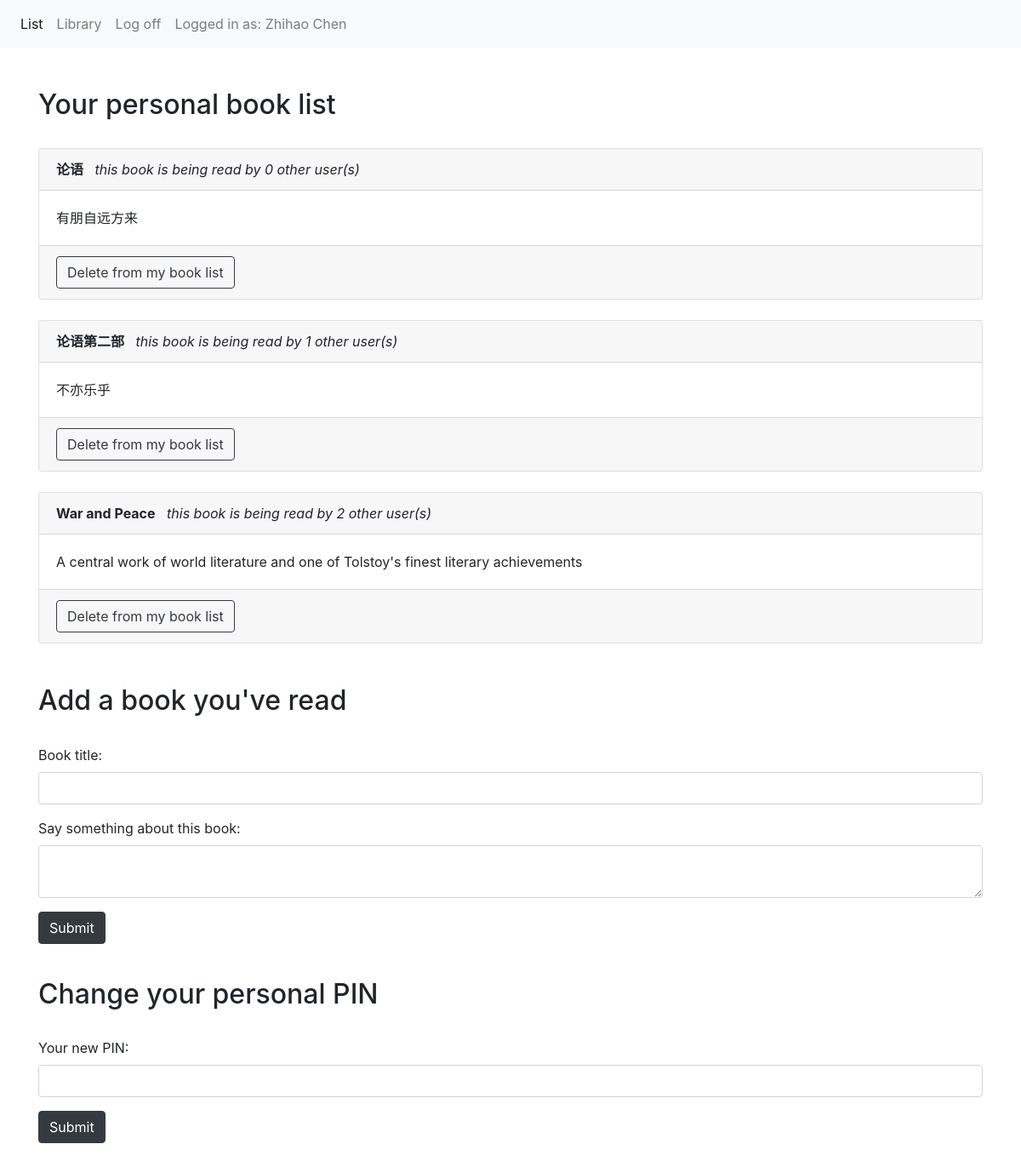
The page /list (signed in) on the database its author committed.
### app/models.py (models this page shows, shortened)
class Reader (db.Model):
    id = db.Column(db.Integer, primary_key=True) #id is not presented to the user, but is used to identify tasks at the backend
    name = db.Column(db.String(250), index=True,unique=True)
    password = db.Column(db.String(250),index=True)
    book = db.relationship('Book',secondary=readship)

class Book (db.Model):
    id = db.Column(db.Integer,primary_key=True)
    title = db.Column(db.String(250), index=True,unique=True)
    description = db.Column(db.String(5000), index=True)
    reader = db.relationship('Reader',secondary=readship)

### app/views.py (the view, shortened to what this page needs)
@app.route('/list',methods=['GET','POST'])
def list():
    book_form = BookForm()
    password_form = ReaderForm()
    rdr = Reader.query.filter_by(name=session['active_user']).first()
    books = rdr.book
    app.logger.info('entered personal list')
    return render_template('list.html',title="Personal book list",books=books,book_form=book_form,password_form=password_form)

### app/forms.py
class BookForm(Form):
    title = StringField('name', validators=[DataRequired()])
    description = TextAreaField('password', validators=[DataRequired()])

class ReaderForm(Form):
    name = StringField('name', validators=[DataRequired()])
    password = PasswordField('password', validators=[DataRequired()])

### app/templates/list.html (shortened to what this page needs)
{% extends "base.html" %}
{% block content %}
<nav class="navbar navbar-expand-sm bg-light navbar-light">
  <ul class="navbar-nav">
    <li class="nav-item">
      <a class="nav-link active" href="/list">List</a>
    </li>
    <li class="nav-item">
      <a class="nav-link" href="/library">Library</a>
    </li>
    <li class="nav-item">
      <a class="nav-link" href="/logout">Log off</a>
    </li>
    <li class="nav-item">
      <a class="nav-link">Logged in as: {{session['active_user']}}</a>
    </li>
  </ul>
</nav>
<br><br>
<div class="container">
  {% if books %}
  <h2>Your personal book list</h2><br>
  {% else %}
  <h2>Oops.. why not add some books from the library?</h2><br>
  {% endif %}
{% for book in books %}
  <div class="card">
    <div class="card-header"><b>{{book.title}}</b>    <i>   &nbsp  this book is being read by {{book.reader|length - 1}} other user(s)</i></div>
    <div class="card-body">{{book.description}}</div>
    <div class="card-footer">
      <a href="/unfinish/{{book.id}}" class="btn btn-outline-dark" role="button">Delete from my book list</a>
    </div>
  </div><br>
{% endfor %}
<br><h2>Add a book you've read</h2><br>
<form action="" method="post" name="create">
  <div class="form-group">
    <label for="title">Book title:</label><br>
    {{ book_form.title(class="form-control")}}
  </div>
  <div class="form-group">
    <label for="pwd">Say something about this book:</label><br>
    {{ book_form.description(class="form-control")}}
  </div>
  <p><input type="submit" class="btn btn-dark" value="Submit"></p>
</form>
</div>
<div class="container">
<br><h2>Change your personal PIN</h2><br>
<form action="" method="post" name="create">
  <div class="form-group">
    <label for="pwd">Your new PIN:</label><br>
    {{ password_form.password(class="form-control")}}
  </div>
  <p><input type="submit" class="btn btn-dark" value="Submit"></p>
</form>
<br><br><br><br>
</div>
{% endblock %}

### rows shown on the page
Reader: active_user "Zhihao Chen"
Book: title "论语", reader|length "0", description "有朋自远方来"
Book: title "论语第二部", reader|length "1", description "不亦乐乎"
Book: title "War and Peace", reader|length "2", description "A central work of world literature and one of Tolstoy's finest literary achievements"
